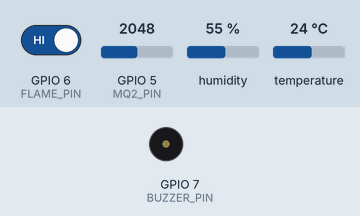
A sketch run on a simulated ESP32-S3. On the bench: buzzer (waves = sounding, pin HIGH). The inputs (shaded band) are chosen by the test bench; at power-on: GPIO 6 (FLAME_PIN) HIGH, temperature 24 °C, GPIO 5 (MQ2_PIN) = 2048, humidity 55 % (analog values on the 0–4095 scale). WiFi joins after 1.5 s; servers stay silent unless stated; uploads are accepted with an empty reply; what the sketch prints to the serial monitor is not drawn.

Above: at 2.4 s.
2.5 s: GPIO 6 (FLAME_PIN) driven LOW
At 3.7 s:
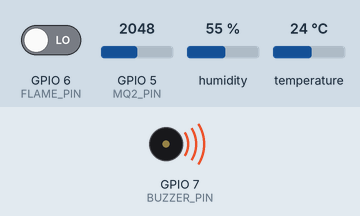
4.0 s: temperature set to 20.3 °C
11.9 s: temperature set to 19.3 °C
At 13.5 s:
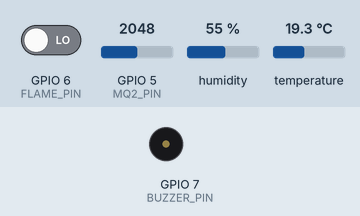
Timing chart, 0 to 15.0 s (numbered marks = the images above; inputs shaded):
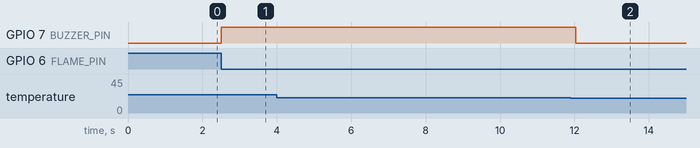

Measured:
- the behaviour switches between 20 and 19.9 °C on temperature (found by bisection; images 1 and 2)
- after the input at 2.5 s, GPIO 7 (BUZZER_PIN): LOW → HIGH at once
- after the input at 4.0 s, every drawn part: stays the same
- after the input at 11.9 s, GPIO 7 (BUZZER_PIN): HIGH → LOW after 0.13 s

The sketch:

esp32_firmware.ino
```cpp
#include <Arduino.h>
#include <WiFi.h>
#include <WiFiClientSecure.h>
#include <HTTPClient.h>
#include <DHT.h>
#include <ArduinoJson.h>

// =============================================================================
//  PROJECT: FireGuard Pro - IoT Fire Safety System
//  BOARD:   ESP32-S3 (N16R8)
//  DATABASE: Supabase Cloud Database (Table: sensor_data)
// =============================================================================

// =============================================================================
// 1. WIFI NETWORK CONFIGURATION
// =============================================================================
const char* WIFI_SSID     = "HITEN";
const char* WIFI_PASSWORD = "123456789";

// =============================================================================
// 2. SUPABASE REST API CONFIGURATION
// =============================================================================
const char* SUPABASE_URL = "https://zylrxdvbrzgjejfsqryi.supabase.co/rest/v1/sensor_data";

const char* SUPABASE_ANON_KEY =
  "eyJhbGciOiJIUzI1NiIsInR5cCI6IkpXVCJ9."
  "eyJpc3MiOiJzdXBhYmFzZSIsInJlZiI6Inp5bHJ4ZHZicnpnamVqZnNxcnlpIiwicm9sZSI6ImFub24iLCJpYXQiOjE3ODQ4MTUyMzMsImV4cCI6MjEwMDM5MTIzM30."
  "nxT6DWWQDPBUIU59QY27rrLvveD1-ZoACjLMcx0tWe4";

// =============================================================================
// 3. HARDWARE PIN DEFINITIONS (ESP32-S3)
// =============================================================================
#define DHT_PIN      4     // DHT22 Digital Data Pin (GPIO 4)
#define MQ2_PIN      5     // MQ-2 Gas/Smoke Sensor Analog Pin AO (GPIO 5)
#define FLAME_PIN    6     // Optical Flame Sensor Digital Pin DO (GPIO 6 - Active LOW)
#define BUZZER_PIN   7     // Emergency Siren Buzzer Relay Pin (GPIO 7)

#define DHT_TYPE     DHT22
DHT dht(DHT_PIN, DHT_TYPE);

// Set BUZZER_ACTIVE to HIGH for typical active-high buzzers / relays
// Set to LOW if using an active-low relay module
#define BUZZER_ACTIVE HIGH

// =============================================================================
// 4. TIMING & SAFETY THRESHOLDS
// =============================================================================
const unsigned long PACKET_INTERVAL      = 1000;   // Upload telemetry every 1.0 second
const unsigned long DHT_READ_INTERVAL    = 2000;   // DHT22 hardware read rate limit (2 sec)
const unsigned long WIFI_CHECK_INTERVAL  = 8000;   // Reconnect attempt interval
const unsigned long CALIBRATION_DURATION = 15000;  // 15 seconds warm-up / baseline acquisition

// Dynamic safety thresholds above steady-state baseline
const float TEMP_CRITICAL_LIMIT  = 20.0;   // Critical alert when Temp >= 20.0 °C
const int   GAS_CRITICAL_LIMIT   = 800;    // Critical alert when Gas/Smoke >= 800 ADC
const float TEMP_SPIKE_THRESHOLD = 2.0;    // Baseline + 2.0 °C indicates rapid heat rise
const int   GAS_SPIKE_THRESHOLD  = 150;    // Baseline + 150 ADC indicates smoke accumulation
const int   MQ2_MIN_VALID_SIGNAL = 35;     // Disconnection check threshold for MQ-2

// =============================================================================
// 5. GLOBAL TELEMETRY VARIABLES
// =============================================================================
float temperature = NAN;
float humidity    = NAN;
float tempBaseline = 25.0;

int   gasValue    = -1;
int   gasBaseline = 350;

bool dhtConnected = false;
bool gasConnected = false;

// Flame Sensor is ALWAYS reported connected (per system spec)
const bool flameConnected = true;

// Detection Flags
bool flameDetected    = false; // true = Flame in line of sight (GPIO 6 is LOW)
bool temperatureAlert = false; // true = Heat threshold exceeded
bool gasAlert         = false; // true = Smoke/gas threshold exceeded
bool flameAlert       = false; // true = Flame detected
bool buzzerState      = false; // true = Full Multi-Sensor Fire Emergency triggered

bool baselineReady    = false;

// Timers & Accumulators
unsigned long lastPacketTime = 0;
unsigned long lastDHTTime    = 0;
unsigned long lastWiFiCheck  = 0;
unsigned long bootTime       = 0;

float calibTempSum = 0;
int   calibTempCount = 0;
long  calibGasSum = 0;
int   calibGasCount = 0;

// =============================================================================
// 6. NON-BLOCKING WIFI MANAGER
// =============================================================================
void manageWiFi() {
  if (WiFi.status() == WL_CONNECTED) return;

  unsigned long now = millis();
  if (now - lastWiFiCheck < WIFI_CHECK_INTERVAL) return;
  lastWiFiCheck = now;

  Serial.println(F("[WIFI] Connecting to network..."));
  WiFi.disconnect();
  WiFi.mode(WIFI_STA);
  WiFi.setSleep(false);
  WiFi.setAutoReconnect(true);
  WiFi.begin(WIFI_SSID, WIFI_PASSWORD);
}

// =============================================================================
// 7. SENSOR SAMPLING
// =============================================================================

// Read DHT22 Temperature & Humidity
void sampleDHT() {
  unsigned long now = millis();
  if (now - lastDHTTime < DHT_READ_INTERVAL) return;
  lastDHTTime = now;

  float t = dht.readTemperature();
  float h = dht.readHumidity();

  if (!isnan(t) && t >= -40.0 && t <= 85.0) {
    temperature = t;
    humidity = isnan(h) ? 50.0 : h;
    dhtConnected = true;
  } else {
    temperature = NAN;
    humidity = NAN;
    dhtConnected = false;
  }
}

// Read MQ-2 Smoke/Combustible Gas Sensor (Oversampled 5x for ADC noise reduction)
void sampleMQ2() {
  long sum = 0;
  for (int i = 0; i < 5; i++) {
    sum += analogRead(MQ2_PIN);
    delayMicroseconds(300);
  }
  int avg = sum / 5;

  if (avg > MQ2_MIN_VALID_SIGNAL && avg < 4090) {
    gasValue = avg;
    gasConnected = true;
  } else {
    gasValue = -1;
    gasConnected = false;
  }
}

// Read Optical Flame Sensor
// Flame sensor module digital pin (DO) pulls LOW when fire/IR is detected.
// High when normal/safe.
void sampleFlameSensor() {
  int pinState = digitalRead(FLAME_PIN);
  flameDetected = (pinState == LOW);
}

// Baseline Calibration Handler
void processBaseline() {
  unsigned long now = millis();
  if (!baselineReady) {
    if (now - bootTime < CALIBRATION_DURATION) {
      if (dhtConnected && !isnan(temperature)) {
        calibTempSum += temperature;
        calibTempCount++;
      }
      if (gasConnected && gasValue > 0) {
        calibGasSum += gasValue;
        calibGasCount++;
      }
    } else {
      if (calibTempCount > 0) tempBaseline = calibTempSum / calibTempCount;
      if (calibGasCount > 0)  gasBaseline  = calibGasSum / calibGasCount;
      baselineReady = true;

      Serial.println(F("\n>>> SENSOR CALIBRATION COMPLETE <<<"));
      Serial.printf("    Temperature Baseline: %.1f °C (Alert Limit: >= %.1f °C)\n",
                    tempBaseline, tempBaseline + TEMP_SPIKE_THRESHOLD);
      Serial.printf("    Smoke/Gas Baseline  : %d ADC  (Alert Limit: >= %d ADC)\n\n",
                    gasBaseline, gasBaseline + GAS_SPIKE_THRESHOLD);
    }
  }
}

// =============================================================================
// 8. MULTI-SENSOR FIRE DETECTION & ALARM CONTROLLER
// =============================================================================
void evaluateFireSafety() {
  // 1. Temperature Alert Assessment: Critical if >= 20.0 °C OR (Baseline + 2.0 °C)
  if (dhtConnected && !isnan(temperature)) {
    temperatureAlert = (temperature >= TEMP_CRITICAL_LIMIT) ||
                       (baselineReady && (temperature >= (tempBaseline + TEMP_SPIKE_THRESHOLD)));
  } else {
    temperatureAlert = false;
  }

  // 2. Gas / Smoke Alert Assessment: Critical if >= 800 ADC OR (Baseline + 150 ADC)
  if (gasConnected && gasValue > 0) {
    gasAlert = (gasValue >= GAS_CRITICAL_LIMIT) ||
               (baselineReady && (gasValue >= (gasBaseline + GAS_SPIKE_THRESHOLD)));
  } else {
    gasAlert = false;
  }

  // 3. Flame Alert Assessment: Instant Optical IR response (Pin 6 LOW = Fire)
  flameAlert = flameDetected;

  // 4. Multi-Condition Alarm Verification:
  // All three hazard conditions present simultaneously:
  // (Temperature Elevated AND Gas/Smoke Elevated AND Flame Optical Detected)
  if (temperatureAlert && gasAlert && flameAlert) {
    buzzerState = true;
  } else {
    buzzerState = false;
  }

  // Drive Hardware Buzzer Relay
  if (buzzerState) {
    digitalWrite(BUZZER_PIN, BUZZER_ACTIVE);
  } else {
    digitalWrite(BUZZER_PIN, (BUZZER_ACTIVE == HIGH) ? LOW : HIGH);
  }
}

// =============================================================================
// 9. SUPABASE JSON PACKET BUILDER
// Strictly aligns with Supabase table: 'sensor_data' schema
// =============================================================================
String buildSupabaseJSON() {
  #if ARDUINOJSON_VERSION_MAJOR >= 7
    JsonDocument doc;
  #else
    StaticJsonDocument<512> doc;
  #endif

  // Column 1: temperature (numeric / null)
  if (dhtConnected && !isnan(temperature)) {
    doc["temperature"] = serialized(String(temperature, 1));
  } else {
    doc["temperature"] = nullptr;
  }

  // Column 2: humidity (numeric / null)
  if (dhtConnected && !isnan(humidity)) {
    doc["humidity"] = serialized(String(humidity, 1));
  } else {
    doc["humidity"] = nullptr;
  }

  // Column 3: gas_value (int4 / null)
  if (gasConnected && gasValue >= 0) {
    doc["gas_value"] = gasValue;
  } else {
    doc["gas_value"] = nullptr;
  }

  // Column 4: flame_state (int4: 1 = FLAME DETECTED / CRITICAL, 0 = SAFE / CLEAR)
  doc["flame_state"] = flameDetected ? 1 : 0;

  // Column 5: temperature_alert (bool)
  doc["temperature_alert"] = temperatureAlert;

  // Column 6: gas_alert (bool)
  doc["gas_alert"] = gasAlert;

  // Column 7: flame_alert (bool)
  doc["flame_alert"] = flameAlert;

  // Column 8: buzzer (bool)
  doc["buzzer"] = buzzerState;

  // Column 9: gas_state (bool)
  doc["gas_state"] = gasConnected;

  String jsonString;
  serializeJson(doc, jsonString);
  return jsonString;
}

// =============================================================================
// 10. SUPABASE CLOUD HTTP POST TRANSMITTER
// =============================================================================
void postToSupabase(const String& payload) {
  if (WiFi.status() != WL_CONNECTED) {
    Serial.println(F("[SUPABASE] Offline: WiFi not connected."));
    return;
  }

  WiFiClientSecure secureClient;
  secureClient.setInsecure(); // Essential for fast ESP32 HTTPS handshake

  HTTPClient http;
  http.setTimeout(2500);

  if (!http.begin(secureClient, SUPABASE_URL)) {
    Serial.println(F("[SUPABASE] Connection initialization failed."));
    return;
  }

  http.addHeader("Content-Type", "application/json");
  http.addHeader("apikey", SUPABASE_ANON_KEY);
  http.addHeader("Authorization", String("Bearer ") + SUPABASE_ANON_KEY);
  http.addHeader("Prefer", "return=minimal");

  int statusCode = http.POST(payload);

  if (statusCode >= 200 && statusCode < 300) {
    Serial.printf("[SUPABASE] Uplink OK (HTTP %d)\n", statusCode);
  } else {
    Serial.printf("[SUPABASE] Uplink ERROR (HTTP %d): %s\n", statusCode, http.errorToString(statusCode).c_str());
  }

  http.end();
}

// =============================================================================
// 11. ARDUINO SETUP
// =============================================================================
void setup() {
  Serial.begin(115200);
  delay(1200);

  Serial.println(F("\n======================================================="));
  Serial.println(F("    FIREGUARD PRO: ESP32-S3 EMBEDDED TELEMETRY NODE    "));
  Serial.println(F("======================================================="));

  // Configure Hardware Pins
  pinMode(MQ2_PIN, INPUT);
  pinMode(FLAME_PIN, INPUT_PULLUP); // Active-Low Flame DO Pin
  pinMode(BUZZER_PIN, OUTPUT);
  digitalWrite(BUZZER_PIN, (BUZZER_ACTIVE == HIGH) ? LOW : HIGH); // Siren initial OFF

  analogReadResolution(12); // ESP32 12-bit ADC (0 - 4095)
  dht.begin();

  bootTime = millis();
  manageWiFi();
  lastPacketTime = millis() - PACKET_INTERVAL;
}

// =============================================================================
// 12. ARDUINO MAIN LOOP
// =============================================================================
void loop() {
  manageWiFi();

  sampleDHT();
  sampleMQ2();
  sampleFlameSensor();

  processBaseline();
  evaluateFireSafety();

  unsigned long currentMillis = millis();
  if (currentMillis - lastPacketTime >= PACKET_INTERVAL) {
    lastPacketTime = currentMillis;

    String jsonPayload = buildSupabaseJSON();

    // Serial Monitor Real-Time Diagnostics
    Serial.println(F("-------------------------------------------------------"));
    Serial.printf("Flame Sensor  : %s (flame_state: %d)\n",
                  flameDetected ? "🔥 CRITICAL (FLAME DETECTED!)" : "🛡️ CLEAR / SAFE",
                  flameDetected ? 1 : 0);
    Serial.printf("MQ-2 Smoke/Gas: %d ADC (Alert: %s, Baseline: %d)\n",
                  gasValue, gasAlert ? "ALERT" : "NORMAL", gasBaseline);
    Serial.printf("DHT22 Temp    : %.1f °C | Humidity: %.1f %% (Alert: %s)\n",
                  temperature, humidity, temperatureAlert ? "ALERT" : "NORMAL");
    Serial.printf("Emergency Siren: %s\n", buzzerState ? "🚨 ACTIVATED (BUZZER ON)" : "OFF");
    Serial.printf("Payload: %s\n", jsonPayload.c_str());

    // Uplink to Supabase
    postToSupabase(jsonPayload);
  }

  delay(5); // Yield to FreeRTOS background scheduler & watchdog
}
```
